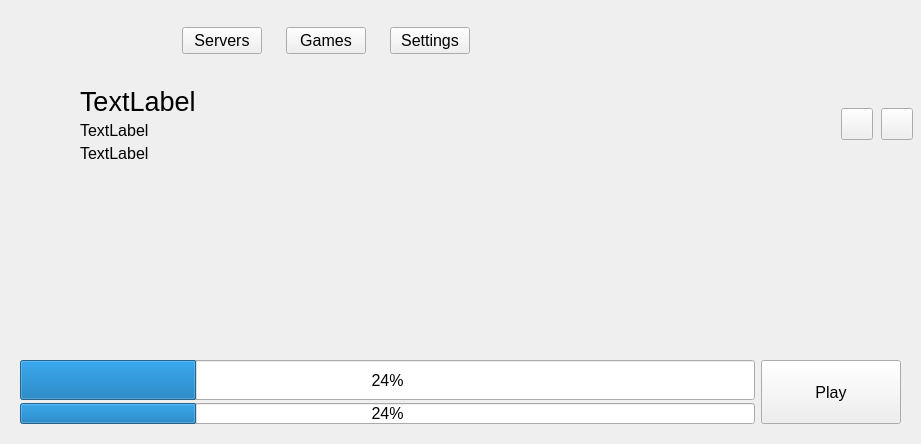
<?xml version="1.0" encoding="UTF-8"?>
<ui version="4.0">
 <class>Sunrise</class>
 <widget class="QMainWindow" name="Sunrise">
  <property name="geometry">
   <rect>
    <x>0</x>
    <y>0</y>
    <width>921</width>
    <height>444</height>
   </rect>
  </property>
  <property name="font">
   <font>
    <pointsize>12</pointsize>
   </font>
  </property>
  <property name="windowTitle">
   <string>Sunrise</string>
  </property>
  <widget class="QWidget" name="centralwidget">
   <layout class="QGridLayout" name="gridLayout">
    <property name="leftMargin">
     <number>0</number>
    </property>
    <property name="topMargin">
     <number>0</number>
    </property>
    <property name="rightMargin">
     <number>0</number>
    </property>
    <property name="bottomMargin">
     <number>0</number>
    </property>
    <property name="spacing">
     <number>-1</number>
    </property>
    <item row="0" column="0" colspan="2">
     <layout class="QHBoxLayout" name="headerWrapper">
      <property name="spacing">
       <number>0</number>
      </property>
      <property name="leftMargin">
       <number>0</number>
      </property>
      <property name="topMargin">
       <number>0</number>
      </property>
      <property name="rightMargin">
       <number>0</number>
      </property>
      <item>
       <widget class="QWidget" name="headerStyles" native="true">
        <property name="minimumSize">
         <size>
          <width>0</width>
          <height>80</height>
         </size>
        </property>
        <property name="maximumSize">
         <size>
          <width>16777215</width>
          <height>80</height>
         </size>
        </property>
        <widget class="QWidget" name="layoutWidget">
         <property name="geometry">
          <rect>
           <x>0</x>
           <y>0</y>
           <width>901</width>
           <height>81</height>
          </rect>
         </property>
         <layout class="QHBoxLayout" name="headerLayout">
          <property name="spacing">
           <number>24</number>
          </property>
          <property name="sizeConstraint">
           <enum>QLayout::SetDefaultConstraint</enum>
          </property>
          <property name="leftMargin">
           <number>8</number>
          </property>
          <property name="topMargin">
           <number>8</number>
          </property>
          <property name="rightMargin">
           <number>8</number>
          </property>
          <property name="bottomMargin">
           <number>8</number>
          </property>
          <item>
           <widget class="QLabel" name="headerLogo">
            <property name="sizePolicy">
             <sizepolicy hsizetype="Fixed" vsizetype="Fixed">
              <horstretch>0</horstretch>
              <verstretch>0</verstretch>
             </sizepolicy>
            </property>
            <property name="minimumSize">
             <size>
              <width>150</width>
              <height>64</height>
             </size>
            </property>
            <property name="baseSize">
             <size>
              <width>150</width>
              <height>64</height>
             </size>
            </property>
           </widget>
          </item>
          <item>
           <widget class="QPushButton" name="headerMenu0">
            <property name="text">
             <string>Servers</string>
            </property>
           </widget>
          </item>
          <item>
           <widget class="QPushButton" name="headerMenu1">
            <property name="text">
             <string>Games</string>
            </property>
           </widget>
          </item>
          <item>
           <widget class="QPushButton" name="headerMenu2">
            <property name="text">
             <string>Settings</string>
            </property>
           </widget>
          </item>
          <item>
           <spacer name="verticalSpacer">
            <property name="orientation">
             <enum>Qt::Vertical</enum>
            </property>
            <property name="sizeType">
             <enum>QSizePolicy::Fixed</enum>
            </property>
            <property name="sizeHint" stdset="0">
             <size>
              <width>20</width>
              <height>80</height>
             </size>
            </property>
           </spacer>
          </item>
          <item>
           <spacer name="headerSpacer">
            <property name="orientation">
             <enum>Qt::Horizontal</enum>
            </property>
            <property name="sizeHint" stdset="0">
             <size>
              <width>40</width>
              <height>20</height>
             </size>
            </property>
           </spacer>
          </item>
         </layout>
        </widget>
       </widget>
      </item>
     </layout>
    </item>
    <item row="1" column="0" colspan="2">
     <layout class="QHBoxLayout" name="bodyLayout" stretch="30,80">
      <property name="leftMargin">
       <number>8</number>
      </property>
      <property name="rightMargin">
       <number>8</number>
      </property>
      <property name="bottomMargin">
       <number>8</number>
      </property>
      <item>
       <layout class="QHBoxLayout" name="serverListLayout">
        <property name="spacing">
         <number>0</number>
        </property>
        <property name="sizeConstraint">
         <enum>QLayout::SetDefaultConstraint</enum>
        </property>
       </layout>
      </item>
      <item>
       <layout class="QGridLayout" name="detailsLayout">
        <item row="1" column="0">
         <spacer name="content">
          <property name="orientation">
           <enum>Qt::Vertical</enum>
          </property>
          <property name="sizeType">
           <enum>QSizePolicy::Expanding</enum>
          </property>
          <property name="sizeHint" stdset="0">
           <size>
            <width>20</width>
            <height>0</height>
           </size>
          </property>
         </spacer>
        </item>
        <item row="0" column="0">
         <layout class="QHBoxLayout" name="detailsHeader">
          <property name="spacing">
           <number>8</number>
          </property>
          <item>
           <widget class="QLabel" name="icon">
            <property name="sizePolicy">
             <sizepolicy hsizetype="Fixed" vsizetype="Fixed">
              <horstretch>0</horstretch>
              <verstretch>0</verstretch>
             </sizepolicy>
            </property>
            <property name="minimumSize">
             <size>
              <width>64</width>
              <height>64</height>
             </size>
            </property>
            <property name="maximumSize">
             <size>
              <width>64</width>
              <height>64</height>
             </size>
            </property>
            <property name="text">
             <string/>
            </property>
            <property name="alignment">
             <set>Qt::AlignRight|Qt::AlignTrailing|Qt::AlignVCenter</set>
            </property>
           </widget>
          </item>
          <item>
           <layout class="QVBoxLayout" name="detailsText">
            <property name="spacing">
             <number>4</number>
            </property>
            <item>
             <widget class="QLabel" name="detailsName">
              <property name="font">
               <font>
                <pointsize>20</pointsize>
               </font>
              </property>
              <property name="text">
               <string>TextLabel</string>
              </property>
             </widget>
            </item>
            <item>
             <widget class="QLabel" name="detailsSubname1">
              <property name="font">
               <font>
                <pointsize>12</pointsize>
               </font>
              </property>
              <property name="text">
               <string>TextLabel</string>
              </property>
             </widget>
            </item>
            <item>
             <widget class="QLabel" name="detailsSubname2">
              <property name="font">
               <font>
                <pointsize>12</pointsize>
               </font>
              </property>
              <property name="text">
               <string>TextLabel</string>
              </property>
             </widget>
            </item>
           </layout>
          </item>
          <item>
           <widget class="QPushButton" name="detailSettings">
            <property name="sizePolicy">
             <sizepolicy hsizetype="Fixed" vsizetype="Fixed">
              <horstretch>0</horstretch>
              <verstretch>0</verstretch>
             </sizepolicy>
            </property>
            <property name="minimumSize">
             <size>
              <width>32</width>
              <height>32</height>
             </size>
            </property>
            <property name="maximumSize">
             <size>
              <width>32</width>
              <height>32</height>
             </size>
            </property>
            <property name="icon">
             <iconset>
              <normaloff>resources/icons/settings-app.png</normaloff>resources/icons/settings-app.png</iconset>
            </property>
            <property name="iconSize">
             <size>
              <width>24</width>
              <height>24</height>
             </size>
            </property>
           </widget>
          </item>
          <item>
           <widget class="QPushButton" name="detailWebsite">
            <property name="sizePolicy">
             <sizepolicy hsizetype="Fixed" vsizetype="Fixed">
              <horstretch>0</horstretch>
              <verstretch>0</verstretch>
             </sizepolicy>
            </property>
            <property name="minimumSize">
             <size>
              <width>32</width>
              <height>32</height>
             </size>
            </property>
            <property name="maximumSize">
             <size>
              <width>32</width>
              <height>32</height>
             </size>
            </property>
            <property name="icon">
             <iconset>
              <normaloff>resources/icons/website.png</normaloff>resources/icons/website.png</iconset>
            </property>
            <property name="iconSize">
             <size>
              <width>24</width>
              <height>24</height>
             </size>
            </property>
           </widget>
          </item>
         </layout>
        </item>
        <item row="2" column="0">
         <layout class="QHBoxLayout" name="horizontalLayout_2">
          <property name="spacing">
           <number>0</number>
          </property>
          <property name="sizeConstraint">
           <enum>QLayout::SetDefaultConstraint</enum>
          </property>
          <item>
           <widget class="QWidget" name="downloadBackground" native="true">
            <property name="sizePolicy">
             <sizepolicy hsizetype="Expanding" vsizetype="Maximum">
              <horstretch>0</horstretch>
              <verstretch>0</verstretch>
             </sizepolicy>
            </property>
            <property name="maximumSize">
             <size>
              <width>16777215</width>
              <height>88</height>
             </size>
            </property>
            <property name="layoutDirection">
             <enum>Qt::LeftToRight</enum>
            </property>
            <layout class="QHBoxLayout" name="downloadLayout">
             <property name="leftMargin">
              <number>12</number>
             </property>
             <property name="topMargin">
              <number>12</number>
             </property>
             <property name="rightMargin">
              <number>12</number>
             </property>
             <property name="bottomMargin">
              <number>12</number>
             </property>
             <item>
              <layout class="QVBoxLayout" name="progressLayou" stretch="100,20">
               <property name="spacing">
                <number>-1</number>
               </property>
               <property name="sizeConstraint">
                <enum>QLayout::SetDefaultConstraint</enum>
               </property>
               <property name="leftMargin">
                <number>0</number>
               </property>
               <item>
                <widget class="QProgressBar" name="progress">
                 <property name="sizePolicy">
                  <sizepolicy hsizetype="Expanding" vsizetype="Expanding">
                   <horstretch>0</horstretch>
                   <verstretch>0</verstretch>
                  </sizepolicy>
                 </property>
                 <property name="minimumSize">
                  <size>
                   <width>200</width>
                   <height>40</height>
                  </size>
                 </property>
                 <property name="baseSize">
                  <size>
                   <width>0</width>
                   <height>0</height>
                  </size>
                 </property>
                 <property name="value">
                  <number>24</number>
                 </property>
                </widget>
               </item>
               <item>
                <widget class="QProgressBar" name="fileProgress">
                 <property name="sizePolicy">
                  <sizepolicy hsizetype="Expanding" vsizetype="Expanding">
                   <horstretch>0</horstretch>
                   <verstretch>0</verstretch>
                  </sizepolicy>
                 </property>
                 <property name="minimumSize">
                  <size>
                   <width>200</width>
                   <height>0</height>
                  </size>
                 </property>
                 <property name="baseSize">
                  <size>
                   <width>0</width>
                   <height>0</height>
                  </size>
                 </property>
                 <property name="value">
                  <number>24</number>
                 </property>
                </widget>
               </item>
              </layout>
             </item>
             <item>
              <widget class="QPushButton" name="play">
               <property name="sizePolicy">
                <sizepolicy hsizetype="Fixed" vsizetype="Expanding">
                 <horstretch>0</horstretch>
                 <verstretch>0</verstretch>
                </sizepolicy>
               </property>
               <property name="minimumSize">
                <size>
                 <width>140</width>
                 <height>0</height>
                </size>
               </property>
               <property name="maximumSize">
                <size>
                 <width>140</width>
                 <height>16777215</height>
                </size>
               </property>
               <property name="baseSize">
                <size>
                 <width>0</width>
                 <height>0</height>
                </size>
               </property>
               <property name="text">
                <string>Play</string>
               </property>
              </widget>
             </item>
            </layout>
           </widget>
          </item>
         </layout>
        </item>
       </layout>
      </item>
     </layout>
    </item>
   </layout>
  </widget>
 </widget>
 <resources/>
 <connections/>
</ui>
